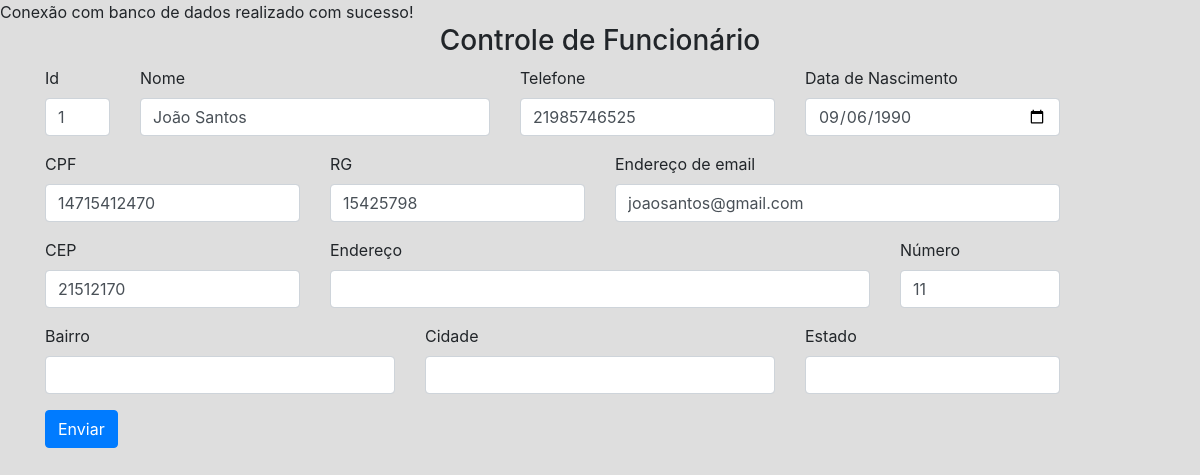
Page /pages/editar-func.php?idfuncionario=1 on the committed database.
### tables this page shows
CREATE TABLE `funcionario` (
  `idfuncionario` int(15) NOT NULL,
  `cpffuncionario` char(14) NOT NULL,
  `nome` varchar(60) NOT NULL,
  `datanascimento` date DEFAULT NULL,
  `telefone` varchar(15) NOT NULL,
  `rg` varchar(15) NOT NULL,
  `cep` char(9) NOT NULL,
  `numerocasa` smallint(6) NOT NULL,
  `foto` varchar(255) DEFAULT NULL,
  `email` varchar(255) NOT NULL
);

### pages/editar-func.php (the view, shortened to what this page needs)
<?php
    require_once './head.php';
    include_once './conexao.php';
    $id = filter_input(INPUT_GET, "idfuncionario", FILTER_SANITIZE_NUMBER_INT);
    $sql = "SELECT * from funcionario where idfuncionario = $id LIMIT 1";
    $resultado= $conn->prepare($sql);
    $resultado->execute();
    if(($resultado) AND ($resultado->rowCount() != 0)){
        $linha = $resultado->fetch(PDO::FETCH_ASSOC);
        extract($linha);
    }
    else{
        $_SESSION['msg'] = "Erro: Funcionário não encontrado!";
        header("Location: relatorio-func.php");
    }
?>
<form method="POST" action="controlfunc.php" enctype="multipart/form-data">
    <div class="container">
        <div class="row">
                <div class="col-md-12 text-center">
                    <h3>Controle de Funcionário</h3>
                </div>
        </div>
        <div class="row">
            <div class="col-md-1">
                <div class="form-group">
                    <label for="idfuncionario">Id</label>
                    <input type="text" class="form-control" name="idfuncionario"
                    value="<?php echo $idfuncionario;?>"
                    >
                </div>
            </div>
            <div class="col-md-4">
                <div class="form-group">
                    <label for="nome">Nome</label>
                    <input type="text" class="form-control" name="nome"
                    value="<?php echo $nome;?>"
                    >
                </div>
            </div>
            <div class="col-md-3">
                <div class="form-group">
                    <label for="telefone">Telefone</label>
                    <input type="text" name="telefone" class="form-control" onkeypress="$(this).mask('(00)00000-0000')"
                    value="<?php echo $telefone;?>"
                    >
                </div>
            </div>
            <div class="col-md-3">
              <div class="form-group">
                  <label for="dn">Data de Nascimento</label>
                  <input type="date" class="form-control" name="dn"
                  value="<?php echo $datanascimento;?>"
                    >
              </div>
           </div>
        </div>
        <div class="row">
            <div class="col-md-3">
                <div class="form-group">
                    <label for="cpffuncionario">CPF</label>
                    <input type="text" name="cpffuncionario" class="form-control" onkeypress="$(this).mask('000.000.000-00');"
                    value="<?php echo $cpffuncionario;?>"
                    >
                </div>
            </div>
            <div class="col-md-3">
                <div class="form-group">
                    <label for="rg">RG</label>
                    <input type="text" class="form-control" name="rg"
                    value="<?php echo $rg;?>"
                    >
                </div>
            </div>
            <div class="col-md-5">
                <div class="form-group">
                    <label for="exampleInputEmail1">Endereço de email</label>
                    <input type="email" name="email" class="form-control" id="exampleInputEmail1" aria-describedby="emailHelp" placeholder="Seu email"
                    value="<?php echo $email;?>"
                    >
                </div>
            </div>
        </div>
        <div class="row">
            <div class="col-md-3">
                <div class="form-group">
                    <label for="cep">CEP</label>
                    <input type="text" name="cep" class="form-control" id="cep" onblur="pesquisacep(this.value);"
                    value="<?php echo $cep;?>"
                    >
                </div>
            </div>
            <div class="col-md-6">
                <div class="form-group">
                    <label for="endereco">Endereço</label>
                    <input type="text" class="form-control" id="rua" name="rua">
                </div>
            </div>
            <div class="col-md-2">
                <div class="form-group">
                    <label for="numero">Número</label>
                    <input type="text" class="form-control" name="numero"
                    value="<?php echo $numerocasa;?>"
                    >
                </div>
            </div>
        </div>
        <div class="row">
            <div class="col-md-4">
              <div class="form-group">
                 <label for="bairro">Bairro</label><p>
                 <input type="text" class="form-control" id="bairro" name="bairro">
                </div>
            </div>
            <div class="col-md-4">
              <div class="form-group">
                 <label for="cidade">Cidade</label><p>
                 <input type="text" class="form-control" id="cidade" name="cidade">
                </div>
            </div>
            <div class="col-md-3">
              <div class="form-group">
                 <label for="uf">Estado</label><p>
                 <input type="text" class="form-control" id="uf" name="uf">
                </div>
            </div>
        </div>
        <div class="row">
            <div class="col-md-2">
                <div class="form-group">
                    <input type="submit" class="btn btn-primary" value="Enviar" name="btneditar">
                </div>
            </div>
        </div>
    </div>
</form>
<?php
    require_once './footer-admin.php';
?>

### pages/style.css (style rules this page uses)
body { margin: 0; padding: 0; height: 100%; width: 100%; overflow-x: hidden; background: #dedede; }

### rows in the picture
funcionario: idfuncionario "1", nome "João Santos", telefone "21985746525", dn "09/06/1990", cpffuncionario "14715412470", rg "15425798", email "joaosantos@gmail.com", cep "21512170", numero "11"
